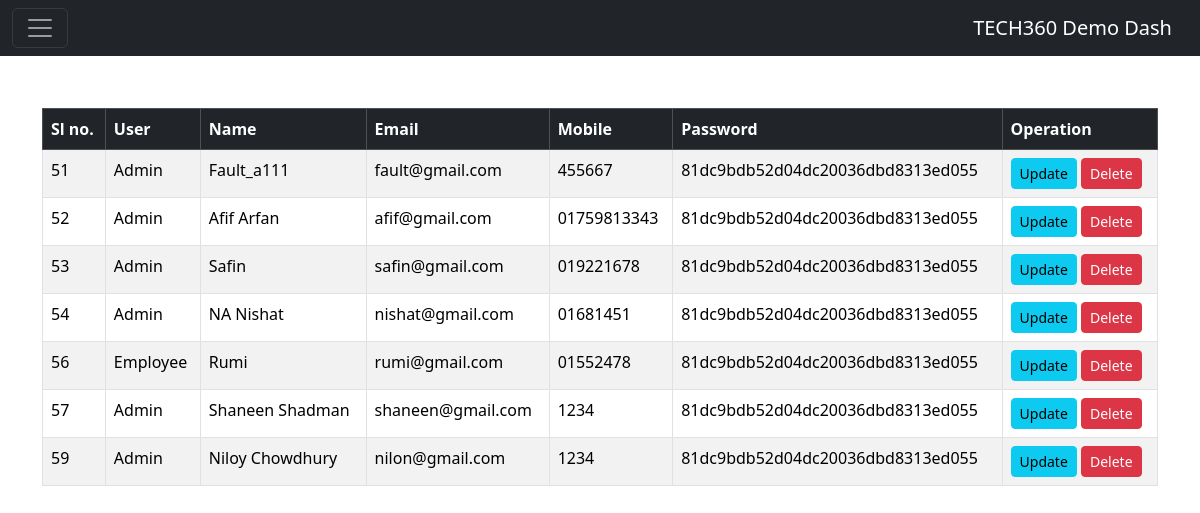
Screenshot of /display.php with the database file from the repository.
### tables this page shows
CREATE TABLE `crud` (
  `id` int(11) NOT NULL,
  `name` varchar(255) NOT NULL,
  `email` varchar(50) NOT NULL,
  `mobile` varchar(11) NOT NULL,
  `password` varchar(500) NOT NULL,
  `user_type` varchar(20) NOT NULL
);

### display.php (the view, shortened to what this page needs)
<?php
include 'config.php';
?>
<!DOCTYPE html>
<html lang="en">
<head>
    <link rel="stylesheet" href="https://cdn.jsdelivr.net/npm/bootstrap@5.3.2/dist/css/bootstrap.min.css">
</head>
<body>
    <?php include 'index.php'; ?>
    <div class="container mt-5">
        <div class="table-responsive mt-20">
            <table class="table table-bordered table-striped">
                <thead class="table-dark">
                    <tr>
                        <th scope="col">Sl no.</th>
                        <th scope="col">User</th>
                        <th scope="col">Name</th>
                        <th scope="col">Email</th>
                        <th scope="col">Mobile</th>
                        <th scope="col">Password</th>
                        <th scope="col">Operation</th>
                    </tr>
                </thead>
                <tbody>
                    <?php
                    $sql = "SELECT * FROM crud";
                    $result = mysqli_query($conn, $sql);
                    if ($result && mysqli_num_rows($result) > 0) {
                        while ($row = mysqli_fetch_assoc($result)) {
                            $id = $row['id'];
                            $user_type = $row['user_type'];
                            $name = $row['name'];
                            $email = $row['email'];
                            $mobile = $row['mobile'];
                            $password = $row['password'];
                            echo "<tr>";
                            echo "<td>$id</td>";
                            echo "<td>$user_type</td>";
                            echo "<td>$name</td>";
                            echo "<td>$email</td>";
                            echo "<td>$mobile</td>";
                            echo "<td>$password</td>";
                            echo '<td>
                                    <a href="update.php?updateid=' . $id . '" class="btn btn-info btn-sm">Update</a>
                                    <a href="delete.php?deleteid=' . $id . '" class="btn btn-danger btn-sm">Delete</a>
                                  </td>';
                            echo "</tr>";
                        }
                    } else {
                        echo "<tr><td colspan='6'>No records found</td></tr>";
                    }
                    ?>
                </tbody>
            </table>
        </div>
    </div>
</body>
</html>

### display.php (style rules this page uses)
.mt-20 { margin-top: 60px; }

### rows the page displays
crud: id "51", user_type "Admin", name "Fault_a111", email "fault@gmail.com", mobile "455667", password "81dc9bdb52d04dc20036dbd8313ed055"
crud: id "52", user_type "Admin", name "Afif Arfan", email "afif@gmail.com", mobile "01759813343", password "81dc9bdb52d04dc20036dbd8313ed055"
crud: id "53", user_type "Admin", name "Safin", email "safin@gmail.com", mobile "019221678", password "81dc9bdb52d04dc20036dbd8313ed055"
crud: id "54", user_type "Admin", name "NA Nishat", email "nishat@gmail.com", mobile "01681451", password "81dc9bdb52d04dc20036dbd8313ed055"
crud: id "56", user_type "Employee", name "Rumi", email "rumi@gmail.com", mobile "01552478", password "81dc9bdb52d04dc20036dbd8313ed055"
crud: id "57", user_type "Admin", name "Shaneen Shadman", email "shaneen@gmail.com", mobile "1234", password "81dc9bdb52d04dc20036dbd8313ed055"
crud: id "59", user_type "Admin", name "Niloy Chowdhury", email "nilon@gmail.com", mobile "1234", password "81dc9bdb52d04dc20036dbd8313ed055"
